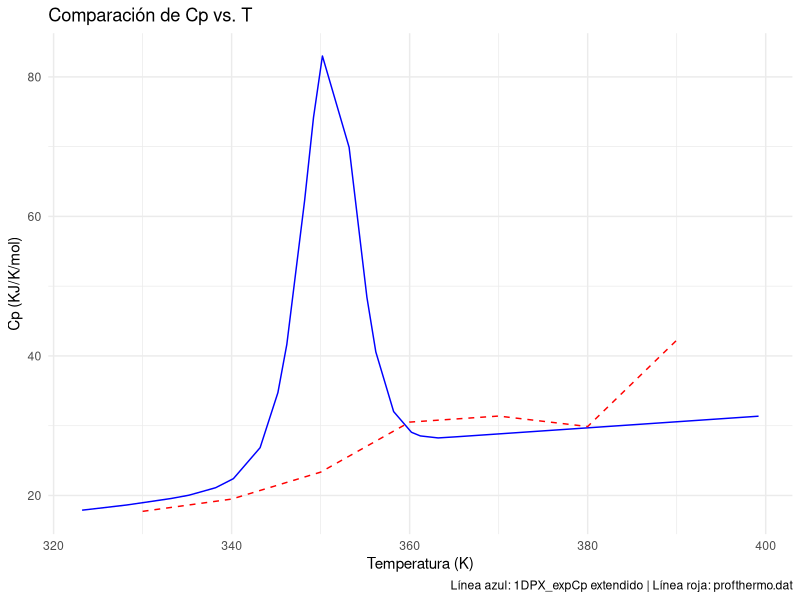

Reproduce this figure in R.
library(ggplot2)

# Cargar el archivo 1DPX_expCp
data1 <- read.table("1DPX_expCp.txt", header = FALSE)
colnames(data1) <- c("T", "Cp")  # Asignar nombres a las columnas

# Extender las temperaturas hasta 600K
max_temp <- max(data1$T)
extended_temps <- seq(max_temp + 1, 400, by = 1)
extended_Cp <- rep(tail(data1$Cp, 1), length(extended_temps))

# Añadir los datos extendidos al conjunto original
extended_data1 <- data.frame(T = extended_temps, Cp = extended_Cp)
data1 <- rbind(data1, extended_data1)

# Constantes conocidas
a <- -2.4
b <- 6.041E-003
M <- 14.400

# Aplicar la fórmula a cada punto
data1$Cp <- data1$Cp + (a + b * data1$T) * M

# Leer el archivo profthermo.dat sin encabezado
data2 <- read.table("profthermo.dat", header = FALSE)
colnames(data2) <- c("col1", "T", "col3", "col4", "col5", "col6", "col7", "Cp")

# Filtrar data2 para las temperaturas entre el mínimo y el máximo de data1
filtered_data2 <- subset(data2, T >= min(data1$T) & T <= max(data1$T))

# Crear la gráfica con ggplot2
ggplot() +
  geom_line(data = data1, aes(x = T, y = Cp), color = "blue") +
  geom_line(data = filtered_data2, aes(x = T, y = Cp), color = "red", linetype = "dashed") +
  labs(title = "Comparación de Cp vs. T",
       x = "Temperatura (K)",
       y = "Cp (KJ/K/mol)",
       caption = "Línea azul: 1DPX_expCp extendido | Línea roja: profthermo.dat") +
  theme_minimal()

# Mostrar la gráfica


# Guardar el resultado en un archivo si es necesario
write.table(data1, "1DPX_expCp_extended.txt", row.names = FALSE, quote = FALSE)
